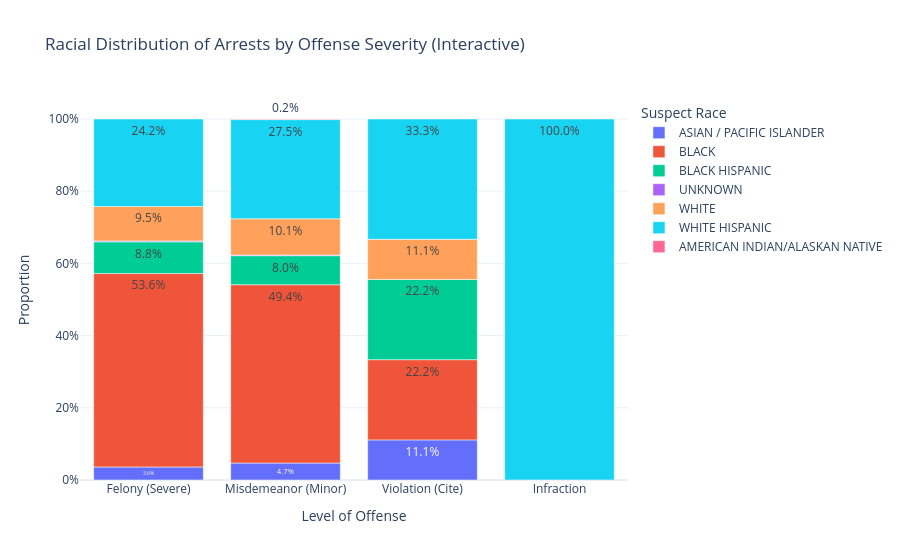

Notebook cell for this chart:
### Markdown cell above
I chose Plotly Express for this visualization because it handles categorical data aggregations efficiently. Unlike static charts, this interactive plot allows readers to hover over specific segments to see the exact counts and percentages for each racial group, making the comparison between Felonies and Misdemeanors more precise.

### Code cell
# 1. Data Preparation for Plotly

df_counts = df_clean.groupby(['offense_level', 'perp_race']).size().reset_index(name='counts')

# 2. Calculate Percentage
df_counts['percentage'] = df_counts.groupby('offense_level')['counts'].transform(lambda x: x / x.sum())

# 3. Create the Interactive Plot
fig = px.bar(
    df_counts, 
    x='offense_level', 
    y='percentage', 
    color='perp_race',
    title='Racial Distribution of Arrests by Offense Severity (Interactive)',
    labels={
        'offense_level': 'Level of Offense', 
        'percentage': 'Proportion', 
        'perp_race': 'Suspect Race'
    },
    text_auto='.1%', 
    template='plotly_white' 
)

# 4. Fine-tuning the layout
fig.update_layout(
    yaxis_tickformat=".0%",
    legend_title_text='Suspect Race'
)


fig.show()

### Figure 1 — Plotly figure (JSON) as saved in the notebook; plotly's stock layout.template omitted (floating-point values rounded to 4 significant figures)
{"data": [{"hovertemplate": "Suspect Race=ASIAN / PACIFIC ISLANDER<br>Level of Offense=%{x}<br>Proportion=%{y}<extra></extra>", "legendgroup": "ASIAN / PACIFIC ISLANDER", "marker": {"color": "#636efa", "pattern": {"shape": ""}}, "name": "ASIAN / PACIFIC ISLANDER", "orientation": "v", "showlegend": true, "textposition": "auto", "texttemplate": "%{y:.1%}", "type": "bar", "x": ["Felony (Severe)", "Misdemeanor (Minor)", "Violation (Cite)"], "xaxis": "x", "y": [0.03608, 0.0469, 0.1111], "yaxis": "y"}, {"hovertemplate": "Suspect Race=BLACK<br>Level of Offense=%{x}<br>Proportion=%{y}<extra></extra>", "legendgroup": "BLACK", "marker": {"color": "#EF553B", "pattern": {"shape": ""}}, "name": "BLACK", "orientation": "v", "showlegend": true, "textposition": "auto", "texttemplate": "%{y:.1%}", "type": "bar", "x": ["Felony (Severe)", "Misdemeanor (Minor)", "Violation (Cite)"], "xaxis": "x", "y": [0.5361, 0.4941, 0.2222], "yaxis": "y"}, {"hovertemplate": "Suspect Race=BLACK HISPANIC<br>Level of Offense=%{x}<br>Proportion=%{y}<extra></extra>", "legendgroup": "BLACK HISPANIC", "marker": {"color": "#00cc96", "pattern": {"shape": ""}}, "name": "BLACK HISPANIC", "orientation": "v", "showlegend": true, "textposition": "auto", "texttemplate": "%{y:.1%}", "type": "bar", "x": ["Felony (Severe)", "Misdemeanor (Minor)", "Violation (Cite)"], "xaxis": "x", "y": [0.08763, 0.0804, 0.2222], "yaxis": "y"}, {"hovertemplate": "Suspect Race=UNKNOWN<br>Level of Offense=%{x}<br>Proportion=%{y}<extra></extra>", "legendgroup": "UNKNOWN", "marker": {"color": "#ab63fa", "pattern": {"shape": ""}}, "name": "UNKNOWN", "orientation": "v", "showlegend": true, "textposition": "auto", "texttemplate": "%{y:.1%}", "type": "bar", "x": ["Felony (Severe)", "Misdemeanor (Minor)"], "xaxis": "x", "y": [0.002577, 0.001675], "yaxis": "y"}, {"hovertemplate": "Suspect Race=WHITE<br>Level of Offense=%{x}<br>Proportion=%{y}<extra></extra>", "legendgroup": "WHITE", "marker": {"color": "#FFA15A", "pattern": {"shape": ""}}, "name": "WHITE", "orientation": "v", "showlegend": true, "textposition": "auto", "texttemplate": "%{y:.1%}", "type": "bar", "x": ["Felony (Severe)", "Misdemeanor (Minor)", "Violation (Cite)"], "xaxis": "x", "y": [0.09536, 0.1005, 0.1111], "yaxis": "y"}, {"hovertemplate": "Suspect Race=WHITE HISPANIC<br>Level of Offense=%{x}<br>Proportion=%{y}<extra></extra>", "legendgroup": "WHITE HISPANIC", "marker": {"color": "#19d3f3", "pattern": {"shape": ""}}, "name": "WHITE HISPANIC", "orientation": "v", "showlegend": true, "textposition": "auto", "texttemplate": "%{y:.1%}", "type": "bar", "x": ["Felony (Severe)", "Infraction", "Misdemeanor (Minor)", "Violation (Cite)"], "xaxis": "x", "y": [0.2423, 1.0, 0.2747, 0.3333], "yaxis": "y"}, {"hovertemplate": "Suspect Race=AMERICAN INDIAN/ALASKAN NATIVE<br>Level of Offense=%{x}<br>Proportion=%{y}<extra></extra>", "legendgroup": "AMERICAN INDIAN/ALASKAN NATIVE", "marker": {"color": "#FF6692", "pattern": {"shape": ""}}, "name": "AMERICAN INDIAN/ALASKAN NATIVE", "orientation": "v", "showlegend": true, "textposition": "auto", "texttemplate": "%{y:.1%}", "type": "bar", "x": ["Misdemeanor (Minor)"], "xaxis": "x", "y": [0.001675], "yaxis": "y"}], "layout": {"barmode": "relative", "legend": {"title": {"text": "Suspect Race"}, "tracegroupgap": 0}, "title": {"text": "Racial Distribution of Arrests by Offense Severity (Interactive)"}, "xaxis": {"anchor": "y", "domain": [0, 1], "title": {"text": "Level of Offense"}}, "yaxis": {"anchor": "x", "domain": [0, 1], "tickformat": ".0%", "title": {"text": "Proportion"}}}}
